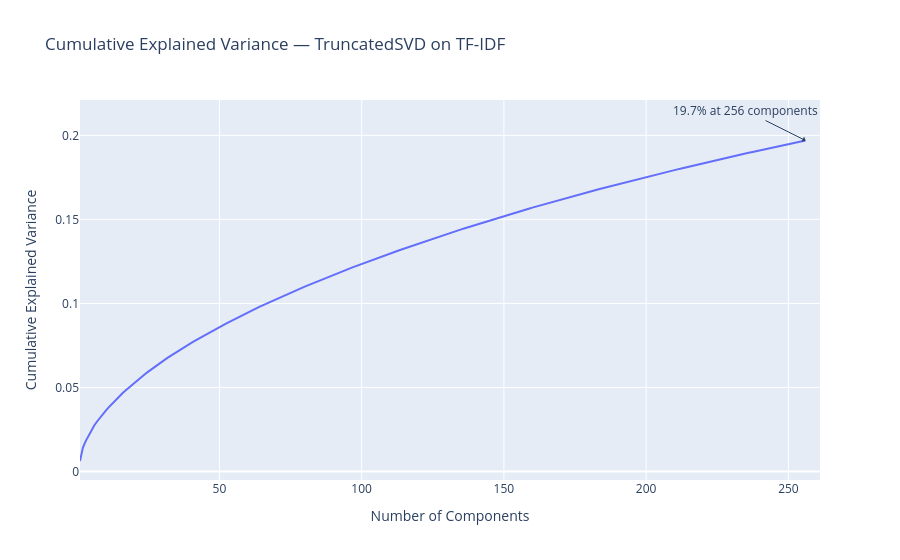

Write notebook code for a chart like this one.
### Markdown cell above
## 4. TruncatedSVD — Explained Variance

TruncatedSVD (LSA) compresses the high-dimensional TF-IDF space into a dense
256-dimensional representation. TF-IDF spectra are very flat — text has high intrinsic
dimensionality — so 256 components capture only ~20% of the *total* variance. That is
expected and still yields a useful dense semantic embedding (the alternative, keeping
all 41K sparse dimensions, is intractable for pairwise cosine similarity). The plot
shows the cumulative captured variance.

### Code cell
explained = np.cumsum(svd_transformer.explained_variance_ratio_)

fig = px.line(
    x=list(range(1, len(explained) + 1)), y=explained,
    title="Cumulative Explained Variance — TruncatedSVD on TF-IDF",
    labels={"x": "Number of Components", "y": "Cumulative Explained Variance"},
)
fig.add_annotation(
    x=len(explained), y=explained[-1],
    text=f"{explained[-1]:.1%} at {len(explained)} components",
    showarrow=True, arrowhead=1, ax=-60, ay=-30,
)
save_fig(fig, "07_svd_explained_variance")


def components_for(target):
    idx = int(np.searchsorted(explained, target))
    return f"{idx + 1}" if idx < len(explained) else f"not reached within {len(explained)} comps"

print(f"Components to 90% variance: {components_for(0.90)}")
print(f"Components to 95% variance: {components_for(0.95)}")
print(f"Selected n_components:      {len(explained)}")
print(f"Variance retained at {len(explained)} comps: {explained[-1]:.2%}")

### Figure 1 — Plotly figure (JSON) as saved in the notebook; plotly's stock layout.template omitted (floating-point values rounded to 4 significant figures; data arrays with more than 128 entries replaced by an {"elided": "..."} marker saying what was removed)
{"data": [{"hovertemplate": "Number of Components=%{x}<br>Cumulative Explained Variance=%{y}<extra></extra>", "legendgroup": "", "line": {"color": "#636efa", "dash": "solid"}, "marker": {"symbol": "circle"}, "mode": "lines", "name": "", "orientation": "v", "showlegend": false, "type": "scatter", "x": {"elided": "256 int values"}, "xaxis": "x", "y": {"elided": "256 float values"}, "yaxis": "y"}], "layout": {"annotations": [{"arrowhead": 1, "ax": -60, "ay": -30, "showarrow": true, "text": "19.7% at 256 components", "x": 256, "y": 0.1969}], "legend": {"tracegroupgap": 0}, "title": {"text": "Cumulative Explained Variance — TruncatedSVD on TF-IDF"}, "xaxis": {"anchor": "y", "domain": [0, 1], "title": {"text": "Number of Components"}}, "yaxis": {"anchor": "x", "domain": [0, 1], "title": {"text": "Cumulative Explained Variance"}}}}
